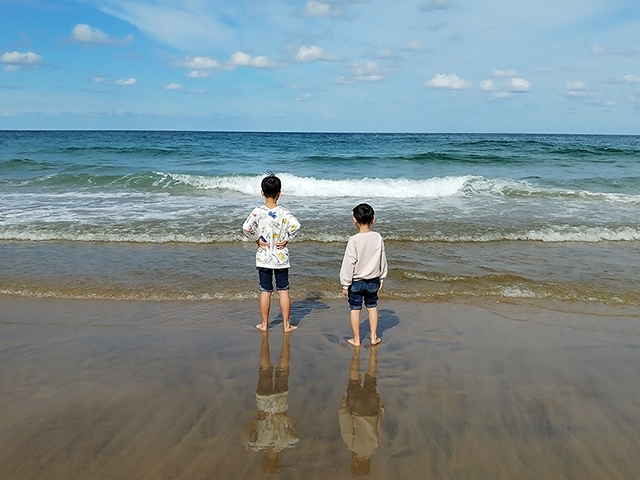
//> input picture OpenCV/ch8/eastsea.bmp, 640 x 480 px
$ ./Affine_Transformation   (built with g++ and OpenCV 4)
//> lines starting //> are read from the running program, lines starting //| are printed output that depends on the picture; after the words box and inside, x2 and y2 are one past the last pixel; in counts of white or black regions, pixels touching at a corner belong together
/* 어파인 변환 */
#include <iostream>
#include "opencv2/opencv.hpp"
using namespace std;
using namespace cv;

/* 영상의 어파인 변환 예제 */
// [177 lines left out: functions affine_transform, affine_translation, affine_shear, affine_scale, affine_rotation, not called in this run]

void affine_flip() // 대칭 변환
{
	/* 상하 대칭 또는 상하 반전, 좌우 대칭 또는 좌우 반전 */
	/* 입력 영상과 같은 크기의 결과 영상을 생성하며, 입력 영상의 픽셀과 결과 영상의 픽셀이 일대일로 대응되므로 보간법이 필요없음 */
	/* flip(src, dst, flipCode) flipCode = 대칭 방법 플래그 */
	/* 양수면 좌우 대칭, 0이면 상하 대칭, 음수이면 좌우상하 대칭을 수행, (1, 0 ,-1) 중에 선택하면 됨 */

	Mat src = imread("eastsea.bmp");
//> src is the input picture: 480 rows x 640 cols, CV_8UC3; mean B, G, R 143.2, 138.9, 122.3

	if (src.empty()) {
		cerr << "Fail" << endl;
		return;
	}

	imshow("src", src);

	Mat dst;
	int flipCode[] = { 1, 0, -1 };
	for (int i = 0; i < 3; i++) {
		flip(src, dst, flipCode[i]);

		String desc = format("flipCode : %d", flipCode[i]);
		putText(dst, desc, Point(10, 30), FONT_HERSHEY_SCRIPT_SIMPLEX, 1.0, Scalar(255, 0, 0), 1, LINE_AA);

		imshow("dst", dst);
		waitKey();
	}
//> this loop made 3 passes
//> pass 1, in affine_flip, `flip(src, dst, flipCode[i]);`:
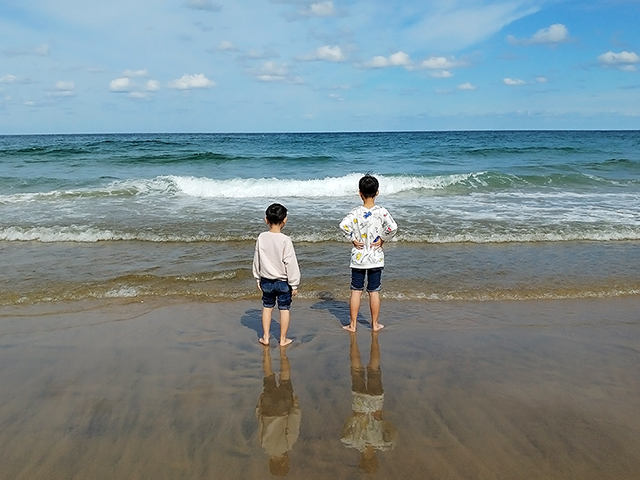
//> dst: 480 rows x 640 cols, CV_8UC3; mean B, G, R 143.2, 138.9, 122.3
//> pass 1, in affine_flip, `putText(dst, desc, Point(10, 30), FONT_HERSHEY_SCRIPT_SIMPLEX, 1.0, Sc..`:
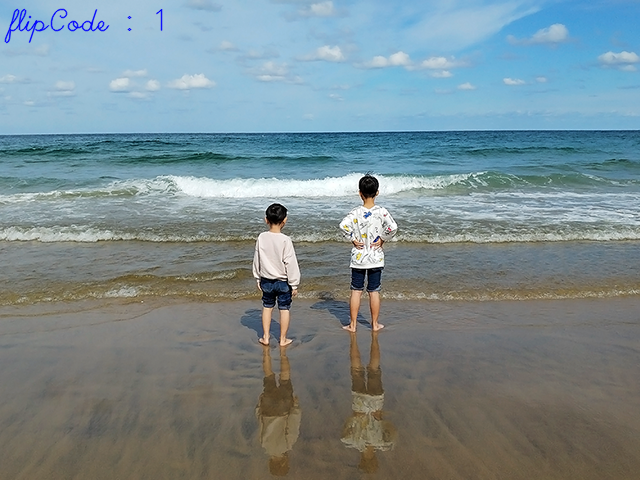
//> dst: 480 rows x 640 cols, CV_8UC3; 0.36% of pixels changed, all inside (x1, y1, x2, y2) = (4, 8, 163, 44)
//> pass 2, in affine_flip, `flip(src, dst, flipCode[i]);`:
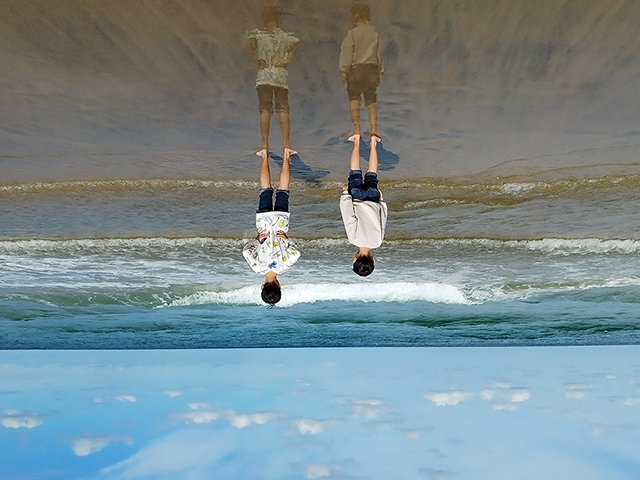
//> dst: 480 rows x 640 cols, CV_8UC3; mean B, G, R 143.2, 138.9, 122.3
//> pass 2, in affine_flip, `putText(dst, desc, Point(10, 30), FONT_HERSHEY_SCRIPT_SIMPLEX, 1.0, Sc..`:
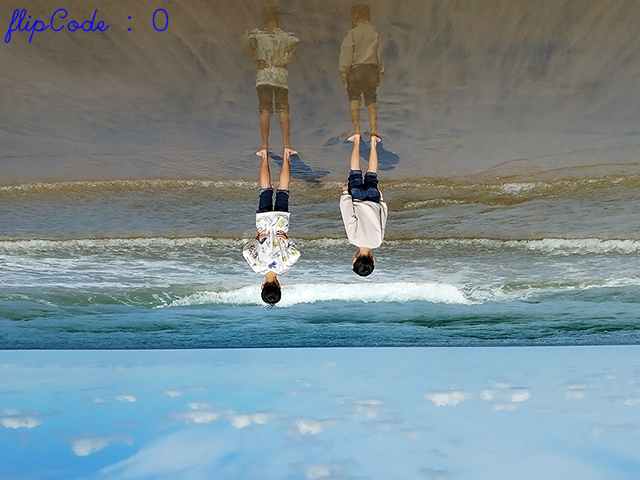
//> dst: 480 rows x 640 cols, CV_8UC3; 0.39% of pixels changed, all inside (x1, y1, x2, y2) = (4, 8, 169, 44)
//> after the loop:
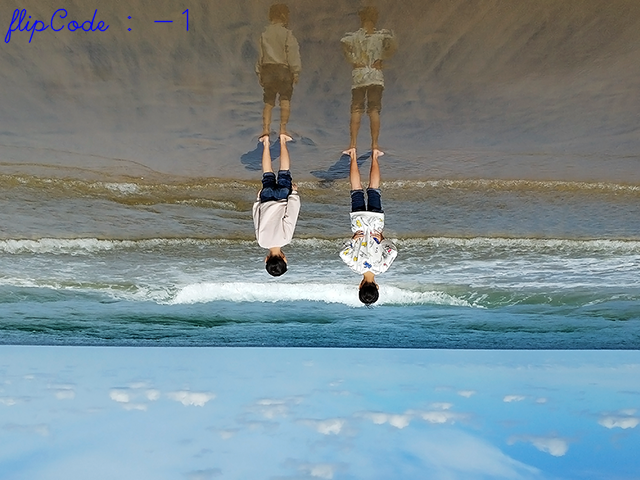
//> dst: 480 rows x 640 cols, CV_8UC3; mean B, G, R 143.6, 138.8, 122.1

	destroyAllWindows();
}

int main()
{
	// [5 lines of commented-out code are left out]
	affine_flip(); // 대칭 변환
	return 0;
}
